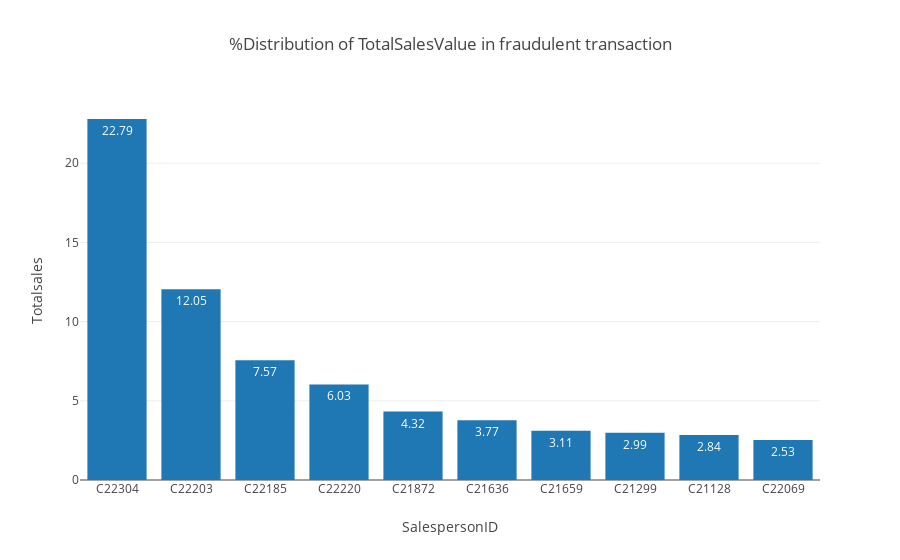

This figure's notebook cell:
### Markdown cell above
## Top 10 Fraudulent salesperson contribute to 68% of total sales value of all fraudelent transactions

### Code cell
plot_data = [go.Bar(
                x= x.index,
                y= (x.TotalSalesValue/sum_of_total_sales)*100,
                text =round((x.TotalSalesValue/sum_of_total_sales)*100,2),
                textposition = 'auto',
                
        )]
layout = go.Layout(
        autosize=True,
        title = "%Distribution of TotalSalesValue in fraudulent transaction",
        xaxis=dict(title="SalespersonID"),
        yaxis=dict(title="Totalsales")
    )

fig = go.Figure(data=plot_data, layout=layout)
iplot(fig)

### Figure 1 — Plotly figure (JSON) as saved in the notebook; plotly's stock layout.template omitted (floating-point values rounded to 4 significant figures)
{"data": [{"text": [22.79, 12.05, 7.57, 6.03, 4.32, 3.77, 3.11, 2.99, 2.84, 2.53], "textposition": "auto", "type": "bar", "uid": "db3bd7c7-be83-41dd-8ae1-4b34ebf1e3ee", "x": ["C22304", "C22203", "C22185", "C22220", "C21872", "C21636", "C21659", "C21299", "C21128", "C22069"], "y": [22.79, 12.05, 7.569, 6.032, 4.321, 3.766, 3.108, 2.99, 2.844, 2.526]}], "layout": {"autosize": true, "title": {"text": "%Distribution of TotalSalesValue in fraudulent transaction"}, "xaxis": {"title": {"text": "SalespersonID"}}, "yaxis": {"title": {"text": "Totalsales"}}}}
